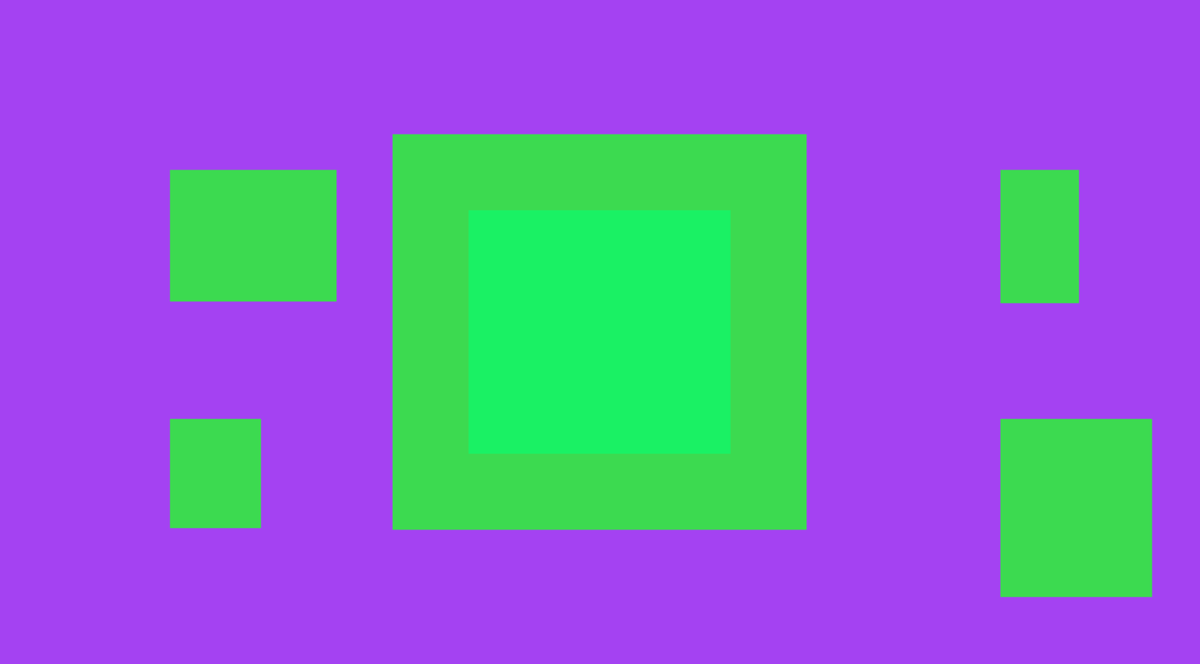
Frame 1 (no input)
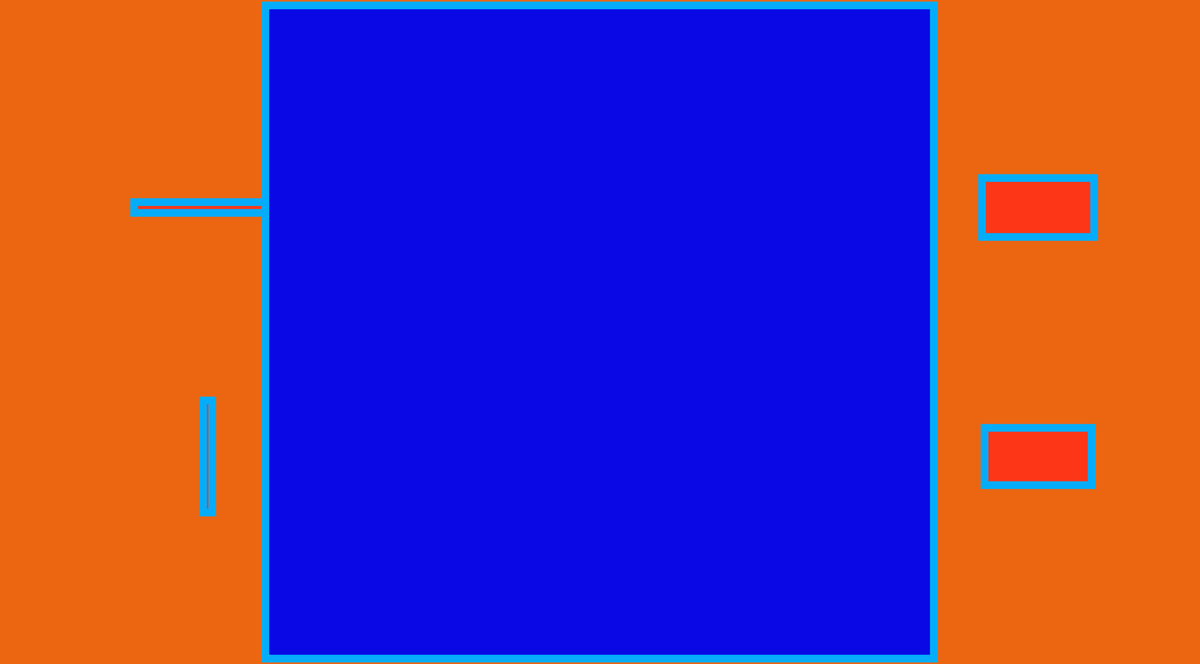
Frame 60 (the mouse pressed at the canvas centre just before this capture)
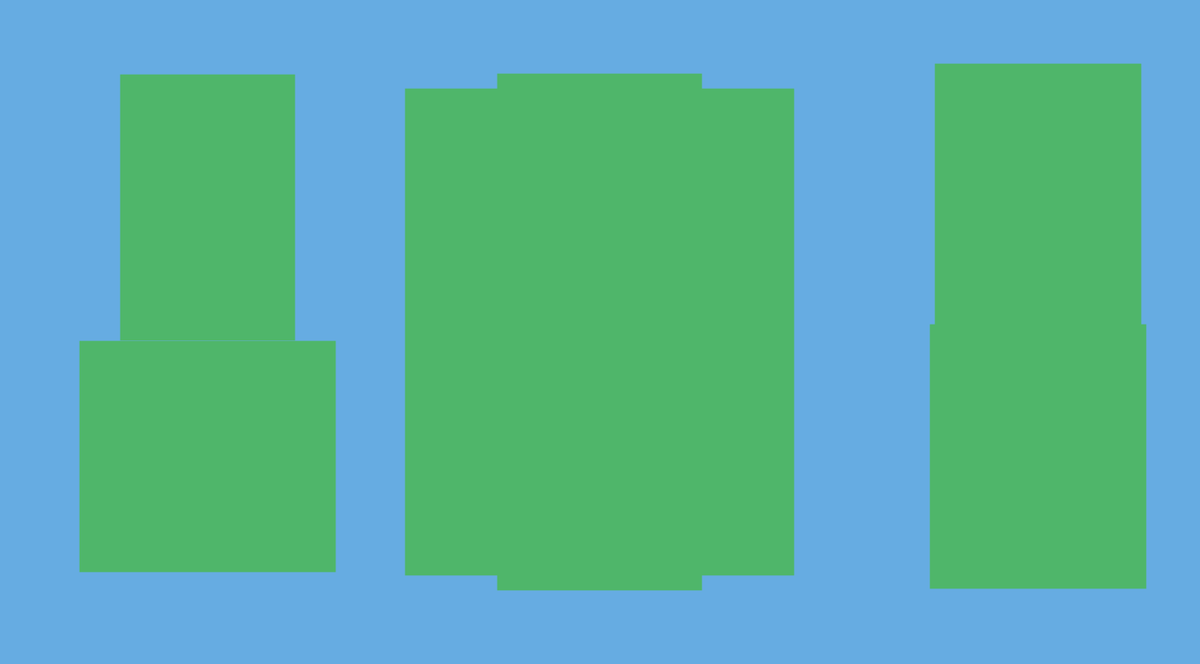
Frame 120 (the mouse held since frame 60 and released just before this capture)

The Processing sketch that drew these frames (run headless with seeded random() and noise(); from frame 60 on, the mouse is pressed at the canvas centre):

// Processing sketch: EPILEPSIA
// ── EPILEPSIA.pde
float posX;
float posY;

void setup() {
  size(1445, 800 );
  
  posX = width/2;
  posY = height/2;
}

void draw() {
  //frameRate(60);
  background(random(255), random(255), random(255));
  //posX = posX +1;
  noStroke();
  stroke(random(255), random(255), random(255));
  strokeWeight(random(200));
  rect(250,250,random(200), random(200));
  rect(250,550,random(200), random(200));
  rect(1250,250,random(200), random(200));
  rect(1250,550,random(200), random(200));
  fill(random(255), random(255), random(255));
  rectMode(CENTER);
  rect(posX, posY, random(1000), random(800));
  rect(posX, posY, random(1000), random(800));

}
